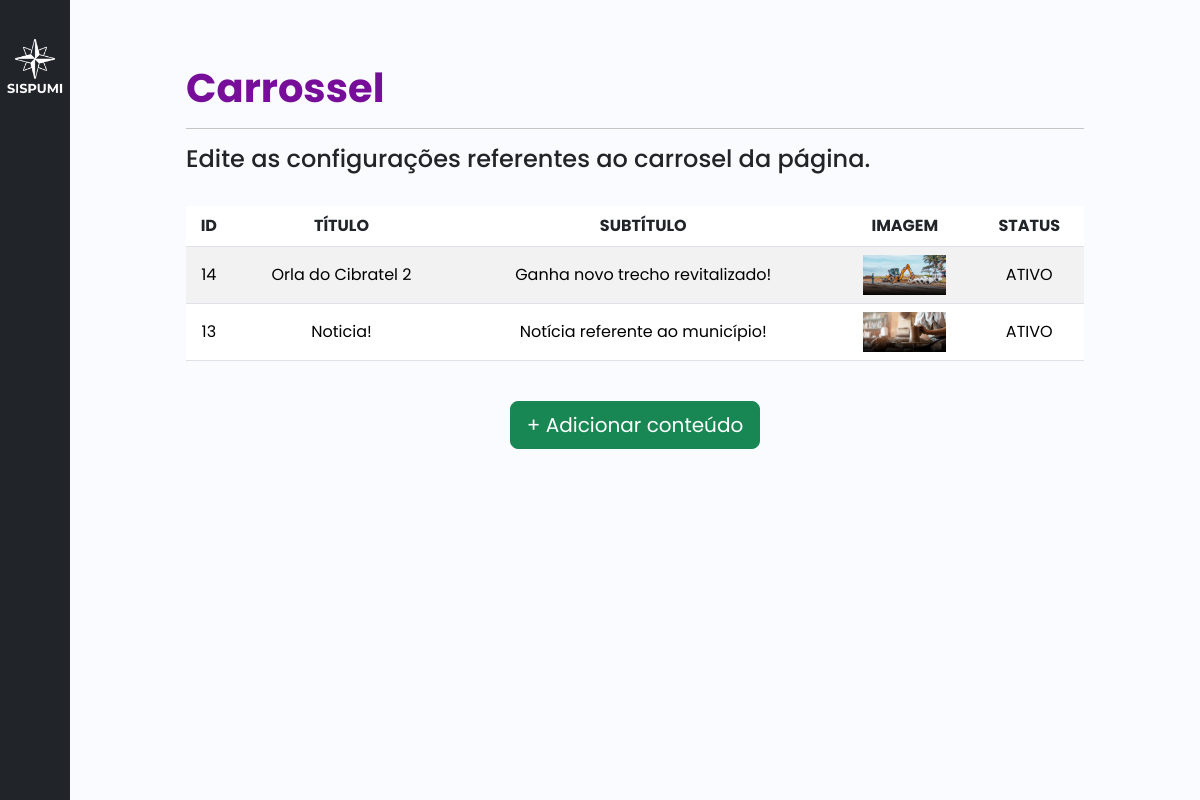
The app's page /painel1.php with its own data.
### tables this page shows
CREATE TABLE IF NOT EXISTS `carrossel` (
  `id_carrossel` int(11) NOT NULL AUTO_INCREMENT,
  `titulo_carrossel` varchar(60) DEFAULT NULL,
  `subtitulo_carrossel` varchar(100) DEFAULT NULL,
  `imagem_carrossel` text NOT NULL,
  `link_carrossel` text NOT NULL,
  `status_carrossel` int(11) NOT NULL,
  `id_adm` int(11) DEFAULT NULL,
  PRIMARY KEY (`id_carrossel`),
  KEY `id_adm` (`id_adm`)
);

### painel1.php (the view, shortened to what this page needs)
<?php
    include('conexao.php');
    $sql1 = 'SELECT * FROM carrossel ORDER BY id_carrossel DESC';
?>
<!DOCTYPE html>
<html>
<head>
	<link rel="stylesheet" type="text/css" href="./css/bootstrap.min.css">
    <link rel="stylesheet" href="./css/painel00.css">
    <link rel="stylesheet" href="./css/style.css">
    <link href="https://cdn.lineicons.com/4.0/lineicons.css" rel="stylesheet" />
    <link href="https://cdn.jsdelivr.net/npm/bootstrap@5.3.0-alpha3/dist/css/bootstrap.min.css" rel="stylesheet">
</head>
<body>
	<div class="wrapper">
        <aside id="sidebar" class="bg-dark">
            <div class="d-flex">
                <button class="toggle-btn" type="button">
                </button>
            </div>
            <div class="d-flex">
                <img src="./img/logo1.png" class="img-fluid" alt="..." style="padding: 10%;">
            </div>
            <ul class="sidebar-nav">
                <li class="sidebar-item">
                    <a href="./painel1.php" class="sidebar-link">
                    </a>
                </li>
                <li class="sidebar-item">
                    <a href="./painel2.php" class="sidebar-link">
                    </a>
                </li>
                <li class="sidebar-item">
                    <a href="./painel3.php" class="sidebar-link">
                    </a>
                </li>
            </ul>
            <div class="sidebar-footer">
                <a href="login.php" class="sidebar-link">
                </a>
            </div>
        </aside>
        <div class="col-sm-1" style="background-color: #fafbfe;"></div>
        <div class="main p-3">
            <br>
            <br>
            <h1 style="color: #760E9A;"><strong>Carrossel</strong></h1>
            <hr>
            <h4>Edite as configurações referentes ao carrosel da página.</h4>
            <br>
            <div class="text-center">
                <div class="row">
                    <div class="table-responsive">
                        <table class="table table-striped">
                            <thead>
                                <tr>
                                    <th scope="col">ID</th>
                                    <th scope="col">TÍTULO</th>
                                    <th scope="col">SUBTÍTULO</th>
                                    <th scope="col">IMAGEM</th>
                                    <th scope="col">STATUS</th>
                                </tr>
                            </thead>
                            <tbody>
                                    <?php
                                        $executa = $con ->query($sql1);
                                        while($slide = $executa -> fetch_array()){
                                            $subtitulo_carrossel = strlen($slide['subtitulo_carrossel']) > 40 ? substr($slide['subtitulo_carrossel'], 0, 40) . "..." : $slide['subtitulo_carrossel'];
                                            if($slide['status_carrossel'] == 1){
                                                $status = "ATIVO";
                                            }else{
                                                $status = "INATIVO";
                                            }
                                            echo '
                                            <tr>
                                                <td class="align-middle" scope="row"><a href="painel-carrossel.php?id_slide='.$slide['id_carrossel'].'">'.$slide['id_carrossel'].'</a></td>
                                                <td class="align-middle"><a href="painel-carrossel.php?id_slide='.$slide['id_carrossel'].'">'.$slide['titulo_carrossel'].'</a></td>
                                                <td class="align-middle"><a href="painel-carrossel.php?id_slide='.$slide['id_carrossel'].'">'.$subtitulo_carrossel.'</a></td>
                                                <td class="align-middle"><a href="painel-carrossel.php?id_slide='.$slide['id_carrossel'].'"><img src="'.$slide['imagem_carrossel'].'" alt="link-img" style="height: 5vh;" ></a></td>
                                                <td class="align-middle "><a href="painel-carrossel.php?id_slide='.$slide['id_carrossel'].'">'.$status.'</a></td>
                                            </tr>';
                                        }
                                    ?>
                            </tbody>
                        </table>
                    </div>
                </div>
                <br>
                <a class="btn btn-success btn-lg" href="painel-carrossel.php?id_slide=0" role="button">+ Adicionar conteúdo</a>
            </div>
        </div>
        <div class="col-sm-1" style="background-color: #fafbfe;"></div>
</body>
</html>

### css/painel00.css (style rules this page uses)
li { min-width: fit-content; }

### css/style.css (style rules this page uses)
a { text-decoration: none; color: default; }
li { list-style: none; }
h1 { font-weight: 600; font-size: 1.5rem; }
body { font-family: 'Poppins'; }
.wrapper { display: flex; }
.main { min-height: 100vh; width: 100%; overflow: hidden; transition: all 0.35s ease-in-out; background-color: #fafbfe; }
#sidebar { width: 70px; min-width: 70px; z-index: 1000; transition: all .25s ease-in-out; display: flex; flex-direction: column; }
.toggle-btn { background-color: transparent; cursor: pointer; border: 0; padding: 1rem 1.5rem; }
.sidebar-nav { padding: 2rem 0; flex: 1 1 auto; }
a.sidebar-link { padding: .625rem 1.625rem; color: #FFF; display: block; font-size: 1.4rem; white-space: nowrap; border-left: 3px solid transparent; }
.sidebar-item { position: relative; }

### painel1.php (style rules this page uses)
body { font-family: poppins; }
a { text-decoration: none; color: black; }

### records on screen
carrossel: id_carrossel "14", titulo_carrossel "Orla do Cibratel 2", subtitulo_carrossel "Ganha novo trecho revitalizado!", imagem_carrossel (picture), status_carrossel "ATIVO"
carrossel: id_carrossel "13", titulo_carrossel "Noticia!", subtitulo_carrossel "Notícia referente ao município!", imagem_carrossel (picture), status_carrossel "ATIVO"
